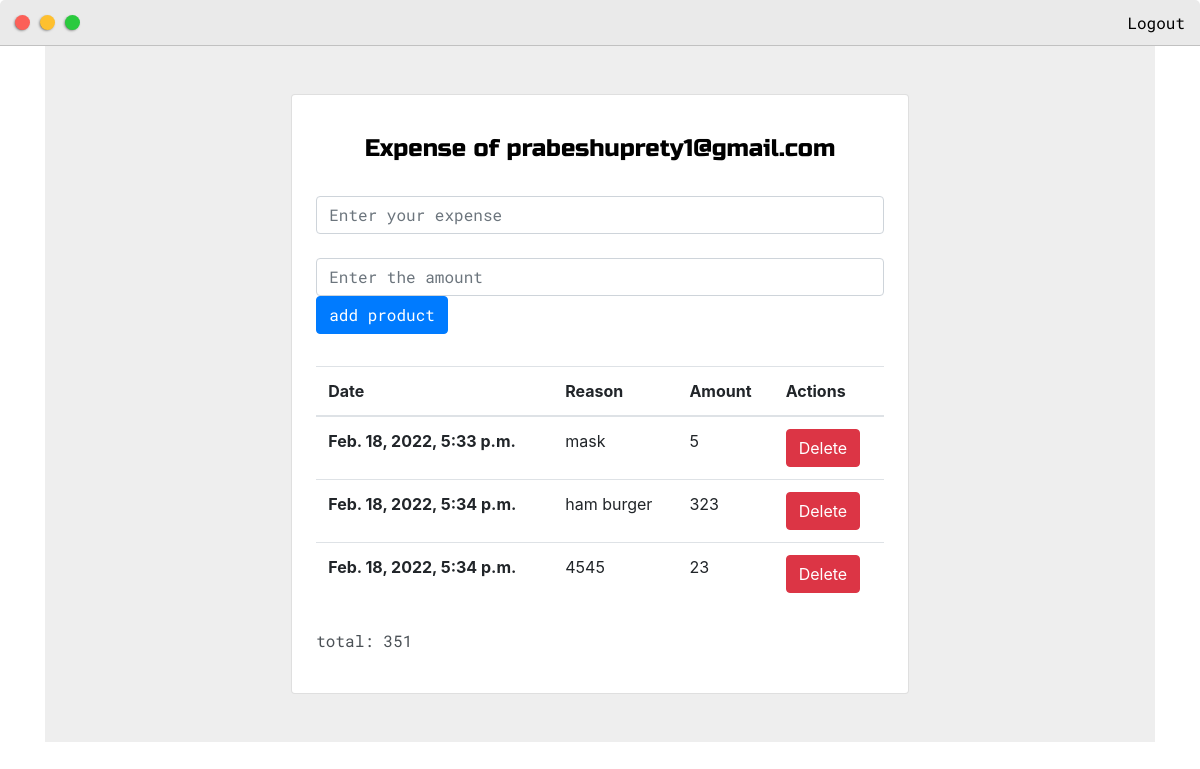
The app's page /expense/ (signed in) with its own data.
### expense/models.py (models this page shows, shortened)
class expenses(models.Model):
    reason = models.CharField(max_length=30)
    date = models.DateTimeField(auto_now=True)
    amount = models.IntegerField()
    user = models.ForeignKey(User, on_delete=models.CASCADE, default=1)

### expense/views.py (the view)
# urls.py: path('', views.exp , name="expense"),
@login_required
def exp(request):
    expense = expenses()
    data = expenses.objects.filter(user=request.user)
    total = 0
    for amount in data:
        total += amount.amount
    if request.POST.get('reason'):
        expense.reason = request.POST.get('reason')
        expense.amount = request.POST.get('amount')
        expense.user = request.user
        expense.save()
        return redirect('expense')
    return render(request, 'expense/expense.html', {'data': data,'total': total})

### expense/templates/expense/expense.html (shortened to what this page needs)
{% extends 'base/base.html' %}
{%block content%}
<section class="vh-100" style="background-color: #eee;">
    <div class="container py-5 h-100">
      <div class="row d-flex justify-content-center align-items-center h-100">
        <div class="col col-lg-9 col-xl-7">
          <div class="card rounded-3">
            <div class="card-body p-4">
              <h4 class="text-center my-3 pb-3">Expense of {{request.user.username}}</h4>
              <form class="row row-cols-lg-auto g-3 justify-content-center align-items-center mb-4 pb-2" method="POST" action="{% url 'expense' %}">
                <div class="col-12">
                  <div class="form-outline">
                    <input type="text"  name="reason" class="form-control" placeholder="Enter your expense"/>
                    <Br>
                    <input type="text" name="amount" class="form-control" placeholder="Enter the amount"/>
                  </div>
                </div>
                <div class="col-12">
                  <input class="btn btn-primary"  type="submit" value="add product"/>
                </div>
              </form>
              <table class="table mb-4">
                <thead>
                  <tr>
                    <th scope="col">Date</th>
                    <th scope="col">Reason</th>
                    <th scope="col">Amount</th>
                    <th scope="col">Actions</th>
                  </tr>
                </thead>
                <tbody>
                  {% for datas in data %}
                  <tr>
                    <th scope="row">{{datas.date}}</th>
                    <td>{{datas.reason}}</td>
                    <td>{{datas.amount}}</td>
                    <td>
                      <form method="POST" action="{% url 'delete' datas.id %}">
                      <button type="submit"  class="btn btn-danger" name="delete">Delete</button>
                    </form>
                    </td>
                  </tr>
                  {% endfor %}
                </tbody>
              </table>
              <p>total: {{total}}</p>
            </div>
          </div>
        </div>
      </div>
    </div>
  </section>
{% endblock %}

### base/static/base/styles/default.css (style rules this page uses)
:root { --mainColor:#eaeaea; --secondaryColor:#fff; --borderColor:#c1c1c1; --mainText:black; --secondaryText:#4b5156; --themeDotBorder:#24292e; --previewBg:rgb(251, 249, 243, 0.8); --previewShadow:#f0ead6; --buttonColor:black; }
html, body { padding: 0; margin: 0; scroll-behavior: smooth; }
body * { transition: 0.3s; }
h1, h2, h3, h4, h5, h6, strong { color: var(--mainText); font-family: 'Russo One', sans-serif; font-weight: 500; }
p, li, span, label, input, textarea { color: var(--secondaryText); font-family: 'Roboto Mono', monospace; }
h4 { font-size: 24px; }

### records on screen
expenses: date "Feb. 18, 2022, 5:33 p.m.", reason "mask", amount "5"
expenses: date "Feb. 18, 2022, 5:34 p.m.", reason "ham burger", amount "323"
expenses: date "Feb. 18, 2022, 5:34 p.m.", reason "4545", amount "23"

### other values on screen
{{ request.user.username }} "prabeshuprety1@gmail.com"
{{ total }} "351"
